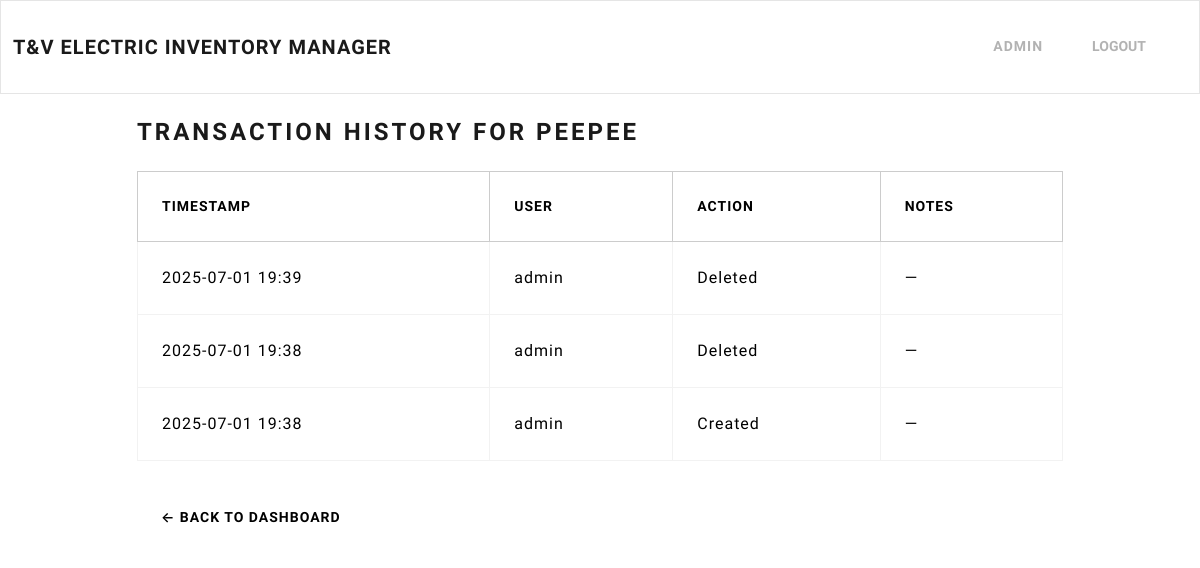
The page /item/6/history/ (signed in) on the database its author committed.
### inventory/models.py (models this page shows, shortened)
class InventoryItem(models.Model):
    name = models.CharField(max_length=200)
    quantity = models.IntegerField()
    category = models.ForeignKey('Category', on_delete=models.SET_NULL, blank=True, null=True)
    date_created = models.DateTimeField(auto_now_add=True)
    is_active = models.BooleanField(default=True)

class LogEntry(models.Model):
    ACTION_CHOICES = [
        ('created', 'Created'),
        ('deleted', 'Deleted'),
        ('archived', 'Archived'),
        ('updated', 'Updated'),
    ]
    user = models.ForeignKey(
        User,
        on_delete=models.SET_NULL,
        null=True,
        related_name='inventory_logs')
    item = models.ForeignKey('InventoryItem', on_delete=models.CASCADE)
    action = models.CharField(max_length=10, choices=ACTION_CHOICES, default='created')
    timestamp = models.DateTimeField(auto_now_add=True)
    notes = models.TextField(blank=True)

### inventory/views.py (the view)
# urls.py: path('item/<int:pk>/history/', ItemHistory.as_view(), name='item-history'),
class ItemHistory(LoginRequiredMixin, View):
    def get(self, request, pk):
        item = get_object_or_404(InventoryItem, pk=pk)
        logs = LogEntry.objects.filter(item=item).order_by('-timestamp')
        return render(request, 'inventory/item-history.html', {
            'item': item,
            'logs': logs,
        })

### inventory/templates/inventory/item-history.html
{% extends 'inventory/base.html' %}
{% block content %}
<div class="container mt-4">
    <div class="row">
        <div class="col-md-10 col-12 mx-auto">
            <h3 class="mb-4">Transaction History for <strong>{{ item.name }}</strong></h3>
            {% if logs %}
                <table class="table table-hover table-bordered align-middle">
                    <thead class="table-light">
                        <tr>
                            <th scope="col">Timestamp</th>
                            <th scope="col">User</th>
                            <th scope="col">Action</th>
                            <th scope="col">Notes</th>
                        </tr>
                    </thead>
                    <tbody>
                        {% for log in logs %}
                        <tr>
                            <td>{{ log.timestamp|date:"Y-m-d H:i" }}</td>
                            <td>{{ log.user.username }}</td>
                            <td class="text-capitalize">{{ log.action }}</td>
                            <td>{{ log.notes|default:"—" }}</td>
                        </tr>
                        {% endfor %}
                    </tbody>
                </table>
            {% else %}
                <div class="alert alert-info" role="alert">
                    No transaction history found for this item.
                </div>
            {% endif %}
            <a href="{% url 'dashboard' %}" class="btn btn-secondary mt-3">← Back to Dashboard</a>
        </div>
    </div>
</div>
{% endblock %}

### inventory/templates/inventory/navigation.html (shortened to what this page needs)
<nav class="navbar navbar-expand-lg bg-light">
	<div class="container-fluid">
		<a class="navbar-brand" href="{% url 'index' %}">T&V Electric Inventory Manager</a>
		<div class="collapse navbar-collapse justify-content-end" id="navbarNav">
			<ul class="navbar-nav">
				{% if user.is_authenticated %}
					<li class="nav-item">
						<a class="nav-link" href="#">{{ user.username }}</a>
					</li>
					<li class="nav-item">
          				<form method="post" action="{% url 'logout' %}" style="display:inline;">
            				<button type="submit" class="btn btn-link nav-link" style="padding:9px">Logout</button>
          				</form>
        			</li>
				{% endif %}
			</ul>
		</div>
	</div>
</nav>

### rows shown on the page
InventoryItem: name "PEEPEE"
LogEntry: timestamp "2025-07-01 19:39", user.username "admin", action "Deleted", notes "—"
LogEntry: timestamp "2025-07-01 19:38", user.username "admin", action "Deleted", notes "—"
LogEntry: timestamp "2025-07-01 19:38", user.username "admin", action "Created", notes "—"

### other values the page prints
{{ user.username }} "ADMIN"
